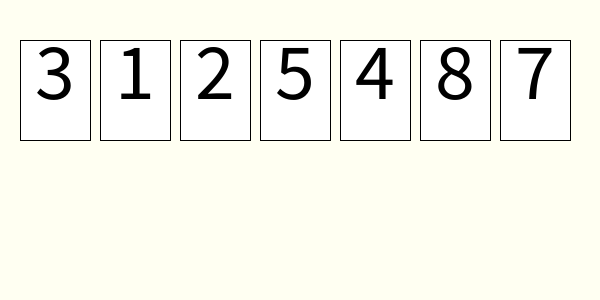
Frame 1 (no input)
Frame 60 (the mouse pressed at the canvas centre just before this capture): identical to frame 1, image omitted
Frame 120 (the mouse held since frame 60 and released just before this capture): identical to frame 1, image omitted

The Processing sketch that drew this single still picture (run headless with seeded random() and noise(); from frame 60 on, the mouse is pressed at the canvas centre):

// Processing sketch: week12_1_4_card_pool_exchange_from_hand_to_pool
// ── week12_1_4_card_pool_exchange_from_hand_to_pool.pde
//任務: 卡牌遊戲,換牌 (4步驟)
//Step01: 原來的牌7張, pool 可放1張牌
//Step02: pool可以秀出來
//Step03: 發1張到pool
//Step04: 如果pool裡面有牌,要把 pool的牌,放上你點的位置
int pool=-1;//沒有牌
int [] myCard={3,1,2,5,4,8,7};
void setup(){
  size(600,300);
  textSize(80);
  textAlign(CENTER,CENTER);
}
void draw(){
  background(#FFFFF2);
  for(int i=0; i<7; i++){
    if( myCard[i] != -1){
      fill(255); rect( 20+i*80, 40, 70, 100);
      fill(0); text( myCard[i], 20+i*80+35, 70);
    }
  }
  if(pool != -1){
    fill(255); rect( 20+3*80, 180, 70, 100);
    fill(0); text( pool, 20+3*80+35, 210);
  }
}
void mousePressed(){
  for(int i=0; i<7; i++){
    if( 20+i*80 < mouseX && mouseX < 20+i*80+70 && 40 < mouseY && mouseY < 40+100){
      int temp = pool;
      pool = myCard[i];
      myCard[i] = temp;
    }
  }
}
